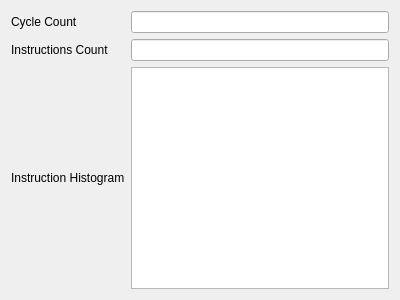
<?xml version="1.0" encoding="UTF-8"?>
<ui version="4.0">
 <class>ExecutionStatisticsWidget</class>
 <widget class="QWidget" name="ExecutionStatisticsWidget">
  <property name="geometry">
   <rect>
    <x>0</x>
    <y>0</y>
    <width>400</width>
    <height>300</height>
   </rect>
  </property>
  <property name="windowTitle">
   <string>Form</string>
  </property>
  <layout class="QGridLayout" name="gridLayout_2">
   <item row="0" column="0">
    <layout class="QGridLayout" name="gridLayout">
     <item row="0" column="0">
      <widget class="QLabel" name="label">
       <property name="text">
        <string>Cycle Count</string>
       </property>
      </widget>
     </item>
     <item row="1" column="2">
      <widget class="QLineEdit" name="lineEdit_Instructions">
       <property name="readOnly">
        <bool>true</bool>
       </property>
      </widget>
     </item>
     <item row="1" column="0">
      <widget class="QLabel" name="label_2">
       <property name="text">
        <string>Instructions Count</string>
       </property>
      </widget>
     </item>
     <item row="2" column="0">
      <widget class="QLabel" name="label_3">
       <property name="text">
        <string>Instruction Histogram</string>
       </property>
      </widget>
     </item>
     <item row="0" column="2">
      <widget class="QLineEdit" name="lineEdit_Cycles">
       <property name="readOnly">
        <bool>true</bool>
       </property>
      </widget>
     </item>
     <item row="2" column="2">
      <widget class="QTreeView" name="treeView">
       <property name="editTriggers">
        <set>QAbstractItemView::NoEditTriggers</set>
       </property>
       <property name="uniformRowHeights">
        <bool>true</bool>
       </property>
       <property name="sortingEnabled">
        <bool>true</bool>
       </property>
      </widget>
     </item>
    </layout>
   </item>
  </layout>
 </widget>
 <resources/>
 <connections/>
</ui>
